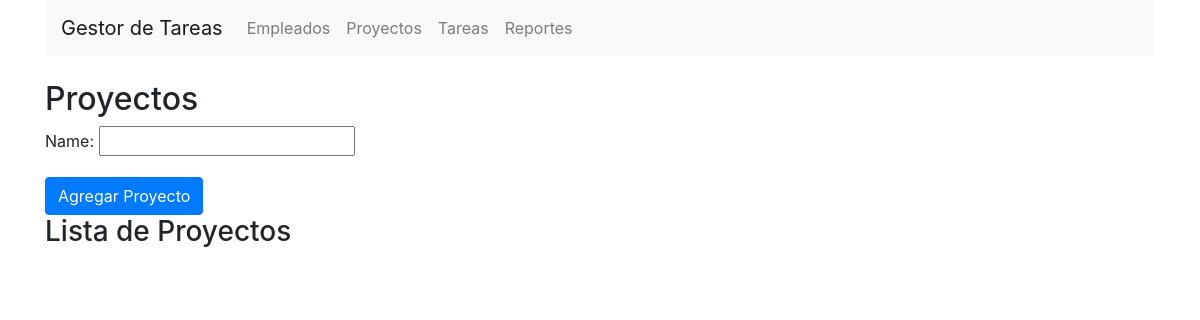
/proyectos/, run on an earlier commit of the app's database.
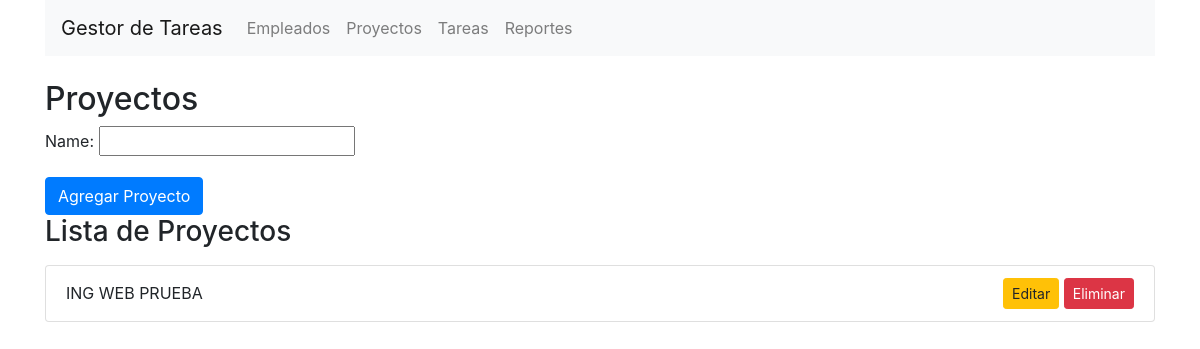
And on a later commit of the database.
### core/models.py (models this page shows, shortened)
class Project(models.Model):
    name = models.CharField(max_length=200)

### core/views.py (the view)
# urls.py: path('proyectos/', views.proyectos, name='proyectos'),
def proyectos(request):
    projects = Project.objects.all()
    if request.method == 'POST':
        form = ProjectForm(request.POST)
        if form.is_valid():
            form.save()
            return redirect('proyectos')
    else:
        form = ProjectForm()
    return render(request, 'proyectos.html', {
        'projects': projects,
        'form': form
    })

### core/forms.py
class ProjectForm(forms.ModelForm):
    class Meta:
        model = Project
        fields = '__all__'

### core/templates/proyectos.html (shortened to what this page needs)
{% extends 'base.html' %}
{% block content %}
<h2>Proyectos</h2>
<form method="POST">
    {{ form.as_p }}
    <button type="submit" class="btn btn-primary">Agregar Proyecto</button>
</form>
<h3>Lista de Proyectos</h3>
<ul class="list-group mt-3">
    {% for project in projects %}
        <li class="list-group-item d-flex justify-content-between align-items-center">
            {{ project.name }}
            <div>
                <a href="{% url 'editar_proyecto' project.id %}" class="btn btn-warning btn-sm">Editar</a>
                <a href="{% url 'eliminar_proyecto' project.id %}" class="btn btn-danger btn-sm">Eliminar</a>
            </div>
        </li>
    {% endfor %}
</ul>
{% endblock %}

What changed in the data, as far as the page shows it:
added Project: name "ING WEB PRUEBA"
